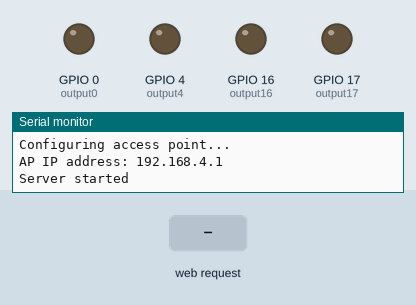
A sketch run on a simulated ESP32. Parts: output pins drawn as LEDs (lit = HIGH), the last lines printed to the serial monitor. The test bench sets the inputs (shaded band).

Above: at 1.2 s.
1.3 s: HTTP request GET /F received
At 2.5 s:
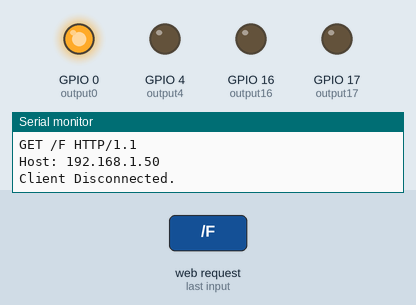
2.8 s: HTTP request GET /B received
At 3.6 s:
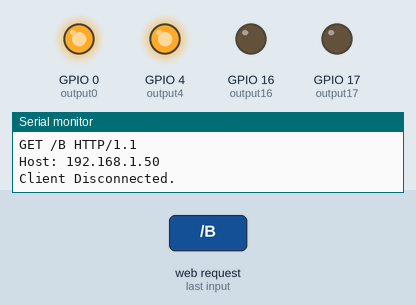
4.3 s: HTTP request GET /R received
At 4.8 s:
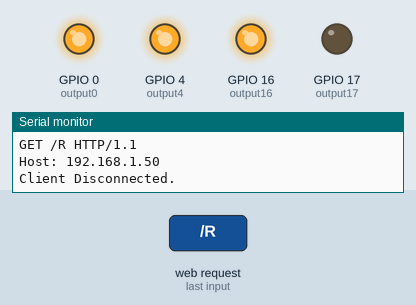
5.8 s: HTTP request GET /L received
At 7.0 s:
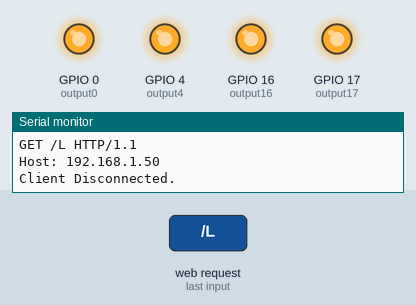
7.3 s: HTTP request GET /off received
At 8.3 s:
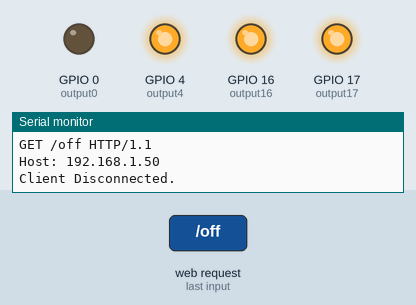
Timing chart, 0 to 9.8 s (numbered marks = the images above; inputs shaded):
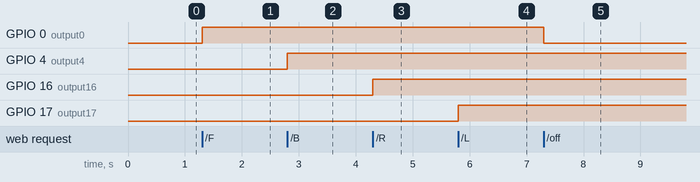

The sketch:

webremote.ino
```cpp
#include <WiFi.h>
#include <WiFiClient.h>
#include <WiFiAP.h>

// This will be the name (ssid) and password of the wifi network
// that is generated by the microcontroller on your car.
// To control the car you will login into the network on your computers
// and go to the webpage given to you by your instructors
// Choose a different name so that you can uniquely identify your car
const char *ssid = "yourAP";
const char *password = "yourPassword";

WiFiServer server(80);
// Naming the variables and assigning the PIN number
// These PIN numbers will be the ones on the board that are turned on and off
const int output0 = 0;
const int output4 = 4;
const int output16 = 16;
const int output17 = 17;

void setup() {
  // Telling the Microcontroller that we want control over the pins
  // we defined earlier
  pinMode(output0, OUTPUT);
  pinMode(output4, OUTPUT);
  pinMode(output16, OUTPUT);
  pinMode(output17, OUTPUT);
  // The next section is just setting up wifi stuff so its
  // okay to ignore it. Start reading again where it says
  // HERE HERE!!!
  Serial.begin(115200);
  Serial.println();
  Serial.println("Configuring access point...");

  // You can remove the password parameter if you want the AP to be open.
  WiFi.softAP(ssid, password);
  IPAddress myIP = WiFi.softAPIP();
  Serial.print("AP IP address: ");
  Serial.println(myIP);
  // In case the serial output doesn't work correctly to find the ip
  // address of the microcontroller. Log onto the wifi network
  // and type 'arp -a' into your terminal.
  // This will take a second, but the first IP listed will probably be the
  // microcontroller's.

  server.begin();

  Serial.println("Server started");
}

void loop() {
  WiFiClient client = server.available();   // listen for incoming clients

  if (client) {                             // if you get a client,
    Serial.println("New Client.");          // print a message out the serial port
    String currentLine = "";                // make a String to hold incoming data from the client
    while (client.connected()) {            // loop while the client's connected
      if (client.available()) {             // if there's bytes to read from the client,
        char c = client.read();             // read a byte, then
        Serial.write(c);                    // print it out the serial monitor
        if (c == '\n') {                    // if the byte is a newline character

          // if the current line is blank, you got two newline characters in a row.
          // that's the end of the client HTTP request, so send a response:
          if (currentLine.length() == 0) {
            // HTTP headers always start with a response code (e.g. HTTP/1.1 200 OK)
            // and a content-type so the client knows what's coming, then a blank line:
            client.println("HTTP/1.1 200 OK");
            client.println("Content-type:text/html");
            client.println();

            // the content of the HTTP response follows the header:
            client.print("Click <a href=\"/F\">here</a> to turn ON the Forward.<br>");
            client.print("Click <a href=\"/B\">here</a> to turn ON the Backward.<br>");
            client.print("Click <a href=\"/R\">here</a> to turn ON the RIGHT.<br>");
            client.print("Click <a href=\"/L\">here</a> to turn ON the LEFT.<br>");
            client.print("Click <a href=\"/off\">here</a> to turn OFF.<br>");
            // The HTTP response ends with another blank line:
            client.println();
            // break out of the while loop:
            break;
          } else {    // if you got a newline, then clear currentLine:
            currentLine = "";
          }
        } else if (c != '\r') {  // if you got anything else but a carriage return character,
          currentLine += c;      // add it to the end of the currentLine
        }

        // HERE HERE !!! HERE HERE!!!
        // Here is where we define how to go Forward
        // Think about what relays you need to turn on or off
        // to make the car go forward
        if (currentLine.endsWith("GET /F")) {
          // This command turns on PIN0
          // copy and paste this command while changing which PIN (output#)
          // you want to turn on (HIGH) or off (LOW) in order to
          // make the car go forward
          digitalWrite(output0, HIGH);
        }
        // This Section tells the car to go backward
        // hint: just reverse order of forward
        else if (currentLine.endsWith("GET /B")) {
          digitalWrite(output4, HIGH);
        }
        // This section tells the car to turn right
        else if (currentLine.endsWith("GET /R")) {
          digitalWrite(output16, HIGH);
          }
        // This section tells the car to turn left
        else if (currentLine.endsWith("GET /L")) {
          digitalWrite(output17, HIGH);
        }
        // This section stops the car
        // Think about what conditions need to be met with the relays
        // so that none of the motors are on
        else if (currentLine.endsWith("GET /off")) {
          digitalWrite(output0, LOW);
        }
      }
    }
    // close the connection:
    client.stop();
    Serial.println("Client Disconnected.");
  }
}
```

Measured:
- after the input at 1.3 s, GPIO 0 (output0): LOW → HIGH at once
- after the input at 2.8 s, GPIO 4 (output4): LOW → HIGH at once
- after the input at 4.3 s, GPIO 16 (output16): LOW → HIGH at once
- after the input at 5.8 s, GPIO 17 (output17): LOW → HIGH at once
- after the input at 7.3 s, GPIO 0 (output0): HIGH → LOW at once
